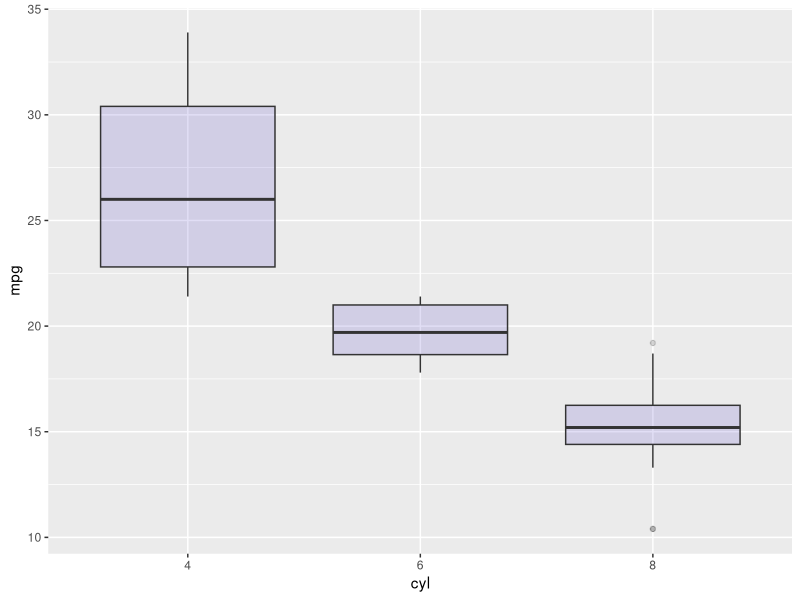
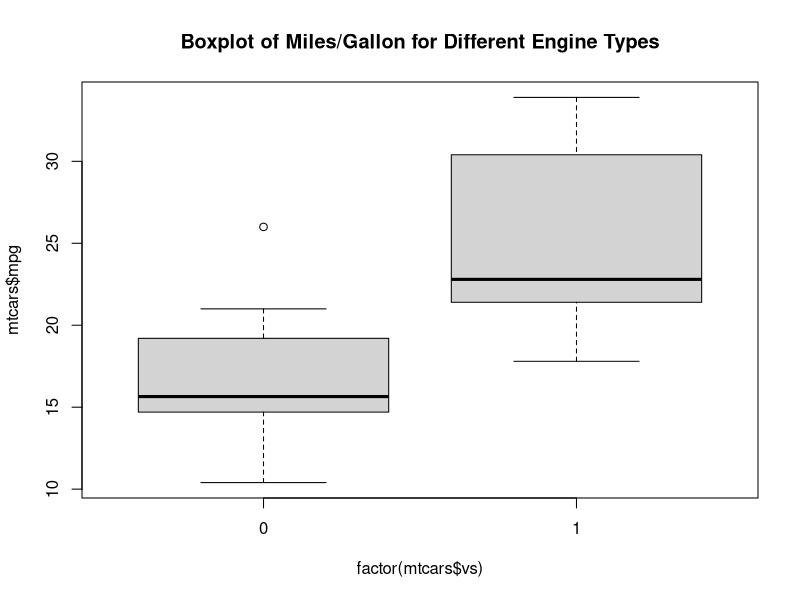
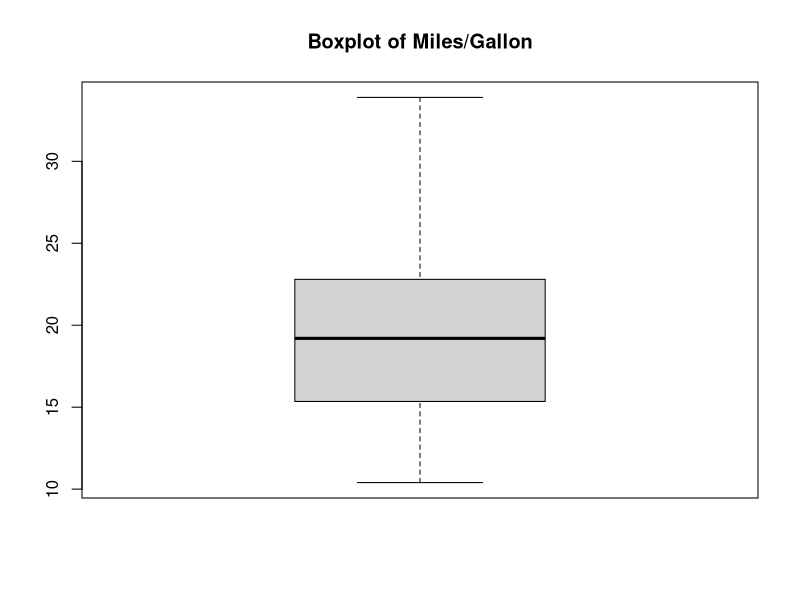

Here is the R script that generated these plots, in order:
#1. Create a box and whisker plot by class using mtcars dataset.
install.packages("ggplot2")
library(ggplot2)
head(mtcars)
ggplot(mtcars, aes(x=as.factor(cyl), y=mpg)) + 
  geom_boxplot(fill="slateblue", alpha=0.2) + 
  xlab("cyl")
boxplot(mtcars$mpg ~ factor(mtcars$vs), main = "Boxplot of Miles/Gallon for Different Engine Types")
boxplot(mtcars$mpg, main = "Boxplot of Miles/Gallon")
